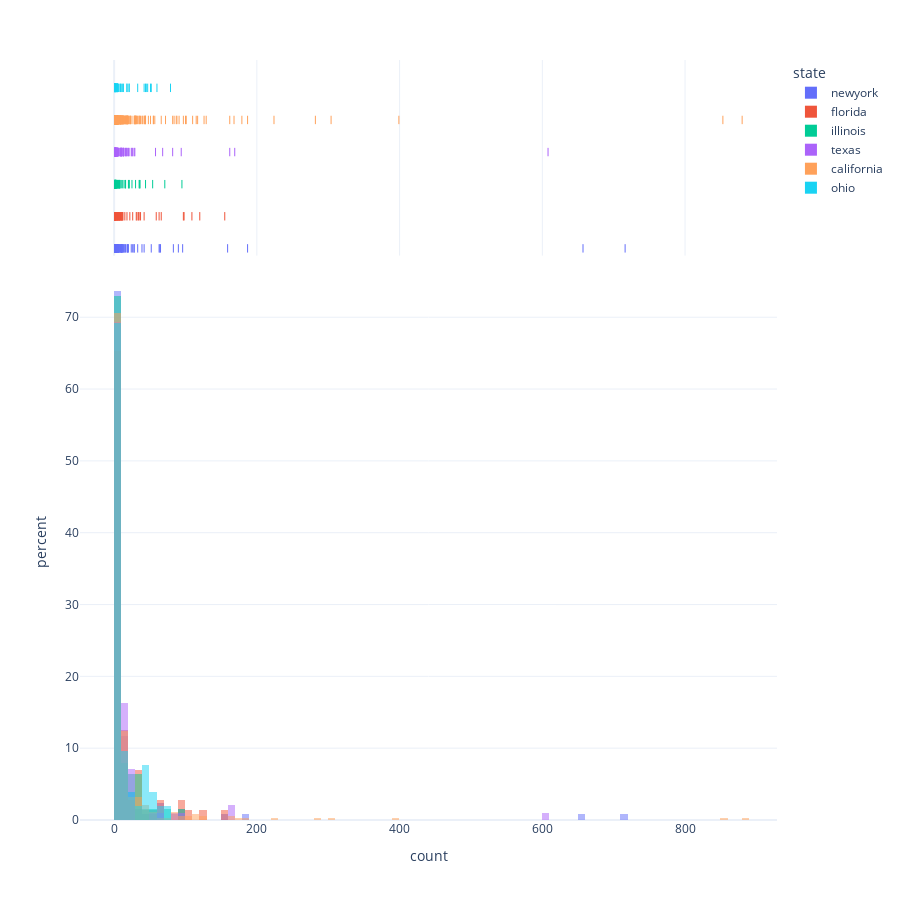

Write notebook code for a chart like this one.
### Code cell
px.histogram(
    num_articles_master,
    #   box=True,
    #   points='all',
    hover_data=num_articles_master.columns,
    marginal="rug",
    histnorm="percent",
    color="state",
    barmode="overlay",
    height=900,
    x="count",
)

### Figure 1 — Plotly figure (JSON) as saved in the notebook; plotly's stock layout.template omitted (floating-point values rounded to 4 significant figures; data arrays with more than 128 entries replaced by an {"elided": "..."} marker saying what was removed)
{"data": [{"alignmentgroup": "True", "bingroup": "x", "histnorm": "percent", "hovertemplate": "state=newyork<br>count=%{x}<br>percent=%{y}<extra></extra>", "legendgroup": "newyork", "marker": {"color": "#636efa", "opacity": 0.5, "pattern": {"shape": ""}}, "name": "newyork", "offsetgroup": "newyork", "orientation": "v", "showlegend": true, "type": "histogram", "x": {"elided": "129 int values"}, "xaxis": "x", "yaxis": "y"}, {"alignmentgroup": "True", "boxpoints": "all", "customdata": {"elided": "129x3 mixed values"}, "fillcolor": "rgba(255,255,255,0)", "hoveron": "points", "hovertemplate": "state=%{customdata[1]}<br>count=%{x}<br>media_name=%{customdata[0]}<br>perc=%{customdata[2]}<extra></extra>", "jitter": 0, "legendgroup": "newyork", "line": {"color": "rgba(255,255,255,0)"}, "marker": {"color": "#636efa", "symbol": "line-ns-open"}, "name": "newyork", "offsetgroup": "newyork", "showlegend": false, "type": "box", "x": {"elided": "129 int values"}, "xaxis": "x2", "yaxis": "y2"}, {"alignmentgroup": "True", "bingroup": "x", "histnorm": "percent", "hovertemplate": "state=florida<br>count=%{x}<br>percent=%{y}<extra></extra>", "legendgroup": "florida", "marker": {"color": "#EF553B", "opacity": 0.5, "pattern": {"shape": ""}}, "name": "florida", "offsetgroup": "florida", "orientation": "v", "showlegend": true, "type": "histogram", "x": [5, 1, 6, 12, 2, 7, 4, 4, 7, 1, 2, 10, 1, 10, 7, 10, 4, 9, 1, 2, 120, 42, 1, 1, 2, 1, 1, 8, 1, 26, 8, 4, 2, 1, 98, 2, 3, 12, 1, 12, 109, 31, 1, 34, 3, 5, 1, 1, 35, 6, 8, 63, 22, 1, 1, 1, 15, 66, 2, 1, 2, 7, 5, 155, 97, 59, 3, 18, 1, 37, 10, 32], "xaxis": "x", "yaxis": "y"}, {"alignmentgroup": "True", "boxpoints": "all", "customdata": {"elided": "72x3 mixed values"}, "fillcolor": "rgba(255,255,255,0)", "hoveron": "points", "hovertemplate": "state=%{customdata[1]}<br>count=%{x}<br>media_name=%{customdata[0]}<br>perc=%{customdata[2]}<extra></extra>", "jitter": 0, "legendgroup": "florida", "line": {"color": "rgba(255,255,255,0)"}, "marker": {"color": "#EF553B", "symbol": "line-ns-open"}, "name": "florida", "offsetgroup": "florida", "showlegend": false, "type": "box", "x": [5, 1, 6, 12, 2, 7, 4, 4, 7, 1, 2, 10, 1, 10, 7, 10, 4, 9, 1, 2, 120, 42, 1, 1, 2, 1, 1, 8, 1, 26, 8, 4, 2, 1, 98, 2, 3, 12, 1, 12, 109, 31, 1, 34, 3, 5, 1, 1, 35, 6, 8, 63, 22, 1, 1, 1, 15, 66, 2, 1, 2, 7, 5, 155, 97, 59, 3, 18, 1, 37, 10, 32], "xaxis": "x2", "yaxis": "y2"}, {"alignmentgroup": "True", "bingroup": "x", "histnorm": "percent", "hovertemplate": "state=illinois<br>count=%{x}<br>percent=%{y}<extra></extra>", "legendgroup": "illinois", "marker": {"color": "#00cc96", "opacity": 0.5, "pattern": {"shape": ""}}, "name": "illinois", "offsetgroup": "illinois", "orientation": "v", "showlegend": true, "type": "histogram", "x": [3, 2, 1, 2, 6, 3, 5, 3, 1, 54, 8, 2, 1, 1, 8, 1, 1, 1, 1, 1, 3, 1, 7, 25, 1, 12, 21, 16, 2, 71, 30, 1, 10, 4, 7, 16, 7, 1, 6, 4, 2, 4, 2, 3, 3, 95, 21, 20, 1, 2, 2, 4, 8, 44, 36, 1, 2, 14, 5, 1, 36, 1, 35], "xaxis": "x", "yaxis": "y"}, {"alignmentgroup": "True", "boxpoints": "all", "customdata": {"elided": "63x3 mixed values"}, "fillcolor": "rgba(255,255,255,0)", "hoveron": "points", "hovertemplate": "state=%{customdata[1]}<br>count=%{x}<br>media_name=%{customdata[0]}<br>perc=%{customdata[2]}<extra></extra>", "jitter": 0, "legendgroup": "illinois", "line": {"color": "rgba(255,255,255,0)"}, "marker": {"color": "#00cc96", "symbol": "line-ns-open"}, "name": "illinois", "offsetgroup": "illinois", "showlegend": false, "type": "box", "x": [3, 2, 1, 2, 6, 3, 5, 3, 1, 54, 8, 2, 1, 1, 8, 1, 1, 1, 1, 1, 3, 1, 7, 25, 1, 12, 21, 16, 2, 71, 30, 1, 10, 4, 7, 16, 7, 1, 6, 4, 2, 4, 2, 3, 3, 95, 21, 20, 1, 2, 2, 4, 8, 44, 36, 1, 2, 14, 5, 1, 36, 1, 35], "xaxis": "x2", "yaxis": "y2"}, {"alignmentgroup": "True", "bingroup": "x", "histnorm": "percent", "hovertemplate": "state=texas<br>count=%{x}<br>percent=%{y}<extra></extra>", "legendgroup": "texas", "marker": {"color": "#ab63fa", "opacity": 0.5, "pattern": {"shape": ""}}, "name": "texas", "offsetgroup": "texas", "orientation": "v", "showlegend": true, "type": "histogram", "x": [7, 1, 9, 1, 608, 1, 2, 1, 94, 1, 1, 3, 4, 2, 1, 1, 2, 2, 17, 2, 15, 13, 4, 10, 1, 1, 3, 11, 2, 1, 25, 9, 1, 3, 2, 4, 17, 10, 58, 3, 4, 2, 10, 7, 1, 13, 68, 5, 2, 3, 1, 5, 5, 2, 21, 4, 13, 20, 1, 11, 4, 29, 6, 4, 162, 1, 10, 16, 24, 28, 26, 82, 1, 1, 13, 6, 5, 3, 5, 3, 1, 19, 1, 1, 1, 1, 1, 1, 11, 4, 2, 4, 3, 9, 4, 3, 1, 169], "xaxis": "x", "yaxis": "y"}, {"alignmentgroup": "True", "boxpoints": "all", "customdata": {"elided": "98x3 mixed values"}, "fillcolor": "rgba(255,255,255,0)", "hoveron": "points", "hovertemplate": "state=%{customdata[1]}<br>count=%{x}<br>media_name=%{customdata[0]}<br>perc=%{customdata[2]}<extra></extra>", "jitter": 0, "legendgroup": "texas", "line": {"color": "rgba(255,255,255,0)"}, "marker": {"color": "#ab63fa", "symbol": "line-ns-open"}, "name": "texas", "offsetgroup": "texas", "showlegend": false, "type": "box", "x": [7, 1, 9, 1, 608, 1, 2, 1, 94, 1, 1, 3, 4, 2, 1, 1, 2, 2, 17, 2, 15, 13, 4, 10, 1, 1, 3, 11, 2, 1, 25, 9, 1, 3, 2, 4, 17, 10, 58, 3, 4, 2, 10, 7, 1, 13, 68, 5, 2, 3, 1, 5, 5, 2, 21, 4, 13, 20, 1, 11, 4, 29, 6, 4, 162, 1, 10, 16, 24, 28, 26, 82, 1, 1, 13, 6, 5, 3, 5, 3, 1, 19, 1, 1, 1, 1, 1, 1, 11, 4, 2, 4, 3, 9, 4, 3, 1, 169], "xaxis": "x2", "yaxis": "y2"}, {"alignmentgroup": "True", "bingroup": "x", "histnorm": "percent", "hovertemplate": "state=california<br>count=%{x}<br>percent=%{y}<extra></extra>", "legendgroup": "california", "marker": {"color": "#FFA15A", "opacity": 0.5, "pattern": {"shape": ""}}, "name": "california", "offsetgroup": "california", "orientation": "v", "showlegend": true, "type": "histogram", "x": {"elided": "340 int values"}, "xaxis": "x", "yaxis": "y"}, {"alignmentgroup": "True", "boxpoints": "all", "customdata": {"elided": "340x3 mixed values"}, "fillcolor": "rgba(255,255,255,0)", "hoveron": "points", "hovertemplate": "state=%{customdata[1]}<br>count=%{x}<br>media_name=%{customdata[0]}<br>perc=%{customdata[2]}<extra></extra>", "jitter": 0, "legendgroup": "california", "line": {"color": "rgba(255,255,255,0)"}, "marker": {"color": "#FFA15A", "symbol": "line-ns-open"}, "name": "california", "offsetgroup": "california", "showlegend": false, "type": "box", "x": {"elided": "340 int values"}, "xaxis": "x2", "yaxis": "y2"}, {"alignmentgroup": "True", "bingroup": "x", "histnorm": "percent", "hovertemplate": "state=ohio<br>count=%{x}<br>percent=%{y}<extra></extra>", "legendgroup": "ohio", "marker": {"color": "#19d3f3", "opacity": 0.5, "pattern": {"shape": ""}}, "name": "ohio", "offsetgroup": "ohio", "orientation": "v", "showlegend": true, "type": "histogram", "x": [3, 1, 5, 5, 1, 1, 4, 1, 1, 2, 13, 44, 9, 1, 4, 3, 3, 2, 4, 51, 2, 2, 10, 33, 1, 4, 1, 45, 18, 18, 4, 1, 1, 8, 1, 1, 21, 12, 42, 6, 21, 1, 5, 47, 2, 2, 4, 52, 1, 79, 60, 4], "xaxis": "x", "yaxis": "y"}, {"alignmentgroup": "True", "boxpoints": "all", "customdata": {"elided": "52x3 mixed values"}, "fillcolor": "rgba(255,255,255,0)", "hoveron": "points", "hovertemplate": "state=%{customdata[1]}<br>count=%{x}<br>media_name=%{customdata[0]}<br>perc=%{customdata[2]}<extra></extra>", "jitter": 0, "legendgroup": "ohio", "line": {"color": "rgba(255,255,255,0)"}, "marker": {"color": "#19d3f3", "symbol": "line-ns-open"}, "name": "ohio", "offsetgroup": "ohio", "showlegend": false, "type": "box", "x": [3, 1, 5, 5, 1, 1, 4, 1, 1, 2, 13, 44, 9, 1, 4, 3, 3, 2, 4, 51, 2, 2, 10, 33, 1, 4, 1, 45, 18, 18, 4, 1, 1, 8, 1, 1, 21, 12, 42, 6, 21, 1, 5, 47, 2, 2, 4, 52, 1, 79, 60, 4], "xaxis": "x2", "yaxis": "y2"}], "layout": {"barmode": "overlay", "height": 900, "legend": {"title": {"text": "state"}, "tracegroupgap": 0}, "margin": {"t": 60}, "xaxis": {"anchor": "y", "domain": [0, 1], "title": {"text": "count"}}, "xaxis2": {"anchor": "y2", "domain": [0, 1], "matches": "x", "showgrid": true, "showticklabels": false}, "yaxis": {"anchor": "x", "domain": [0, 0.7326], "title": {"text": "percent"}}, "yaxis2": {"anchor": "x2", "domain": [0.7426, 1], "matches": "y2", "showgrid": false, "showline": false, "showticklabels": false, "ticks": ""}}}
